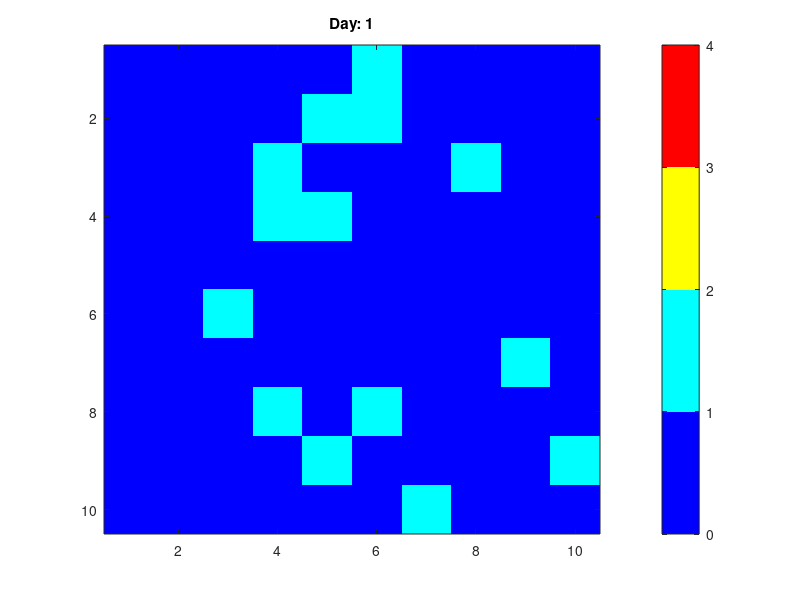

The MATLAB source for this figure: (Note: this script raises an error after producing the figure.)
% Jackson Prettyman, Matt Bass, Will Johnson
% May 10, 2021
% CA model of COVID infection accross a population

% figure dimensions
rows= 10; %number of rows 
cols = 10; %number of cols
x = 1:rows;
y = 1:cols; 

% simulation constants
days = 14; % number of days
number_iterations = days; % number of iterations 

% creating grid
cell_value = zeros(rows, cols);
cell_value_extend = zeros(rows + 2, cols + 2);
observation_period = {};
observation_period_extend = {};

% constants
length_of_infection = 2; % length in days that infection lasts
length_of_immunity = 5;
transmission_constant = .25; % chance a susceptible becomes infected ...
                             % when interacting with 1 infected
chance_of_death = .05;
chance_of_qurantine = .30;

                             
%cell states
susceptible_state = 0; 
dead_state = 9;
quarantine_state = 10; 

% neighbor function for use in infection simulation
% input: coordinates of grid extended
% output: odds of infection given number of infected around susceptible
probability_of_infection = @(x, y, cell_value_ex) ...
    ((transmission_constant) ...
    * ((cell_value_ex(x + 1, y) > 0 && cell_value_ex(x + 1, y) < ...
    length_of_infection + 1) ...
    + (cell_value_ex(x - 1, y) > 0 && cell_value_ex(x - 1, y) < ...
    length_of_infection + 1) ...
    + (cell_value_ex(x, y + 1) > 0 && cell_value_ex(x, y + 1) < ...
    length_of_infection + 1) ...
    + (cell_value_ex(x, y - 1) > 0 && cell_value_ex(x ,y - 1) < ...
    length_of_infection + 1)));

% initial population values
total_population = rows * cols; % total number of people

% initialization probabilities
probability_initially_susceptible = 0.9; % probability to start susceptible 

% initializing the grid and grid list
initial_infected = 0;
for j = x
    for k = y
        if rand > probability_initially_susceptible
            cell_value(j, k) = cell_value(j, k) + 1;
            initial_infected = initial_infected + 1;
        end
    end
end

cell_value_extend(2:rows + 1, 2:cols + 1) = cell_value;
observation_period{1} = cell_value;
observation_period_extend{1} = cell_value_extend;

% population arrays
susceptible_array = zeros(1, number_iterations);
susceptible_array(1) = total_population - initial_infected;
infected_array = zeros(1, number_iterations);
infected_array(1) = initial_infected;
recovered_array = zeros(1, number_iterations);

for i = 2:number_iterations    
     cell_value = observation_period{i - 1};
     cell_value_extend = observation_period_extend{i - 1};
     for row = 2:rows + 1
         for col = 2:cols + 1
             if cell_value(row - 1, col - 1) == 0
                cell_value(row - 1, col - 1) = ...
                    cell_value(row - 1, col - 1) + (rand < ...
                    probability_of_infection(row, col, cell_value_extend));
             elseif (cell_value(row - 1, col - 1) > 0 && ...
                 cell_value(row - 1, col - 1) < 8) || ...
                 (cell_value(row - 1, col - 1)>dead_state && ...
                   cell_value(row - 1, col - 1)<15)
                cell_value(row - 1, col - 1) = ...
                    cell_value(row - 1, col - 1) + 1;
                if ((cell_value(row - 1, col - 1) > 0 && ...
                   cell_value(row - 1, col - 1)<3)|| ...
                   (cell_value(row - 1, col - 1)>dead_state && ...
                   cell_value(row - 1, col - 1)<15))...
                        && rand<= chance_of_death
                    cell_value(row - 1, col - 1) = dead_state;
                end
                if cell_value(row - 1, col - 1) > 0 && ...
                        cell_value(row - 1, col - 1) < 3 && ...
                        rand <= chance_of_qurantine
                    cell_value(row - 1, col - 1) = quarantine_state;
                end
                    
                if cell_value(row - 1, col - 1) == 8 || ...
                   cell_value(row - 1, col - 1) == 15     
                    cell_value(row - 1, col - 1) = 0;
                    
                end
             end
         end 
     end
     cell_value_extend(2:rows + 1, 2:cols + 1) = cell_value;
     observation_period{i} = cell_value;
     observation_period_extend{i} = cell_value_extend;
end






%Plotting the CA for each time step

upper_cv_bound = 4;
lower_cv_bound = 0;

%set the color map
set(groot,'DefaultFigureColormap',jet(4));
figure;
for i=1:1:number_iterations
    
    ca_model = observation_period{i};
   
    %Get max and mic cell value for the entire CA simulation
    
    imagesc(ca_model);
    caxis([lower_cv_bound,upper_cv_bound]);
    title(sprintf('Day: %d',i));
    cbh = colorbar();
    cbh.Ticks = linspace(0, 4, 1); 
    hold;
    axis equal; axis tight; axis xy;
    
    %wait to go onto next image
    fprintf('Waiting for any key to be pressed\n');
    w = waitforbuttonpress;
end